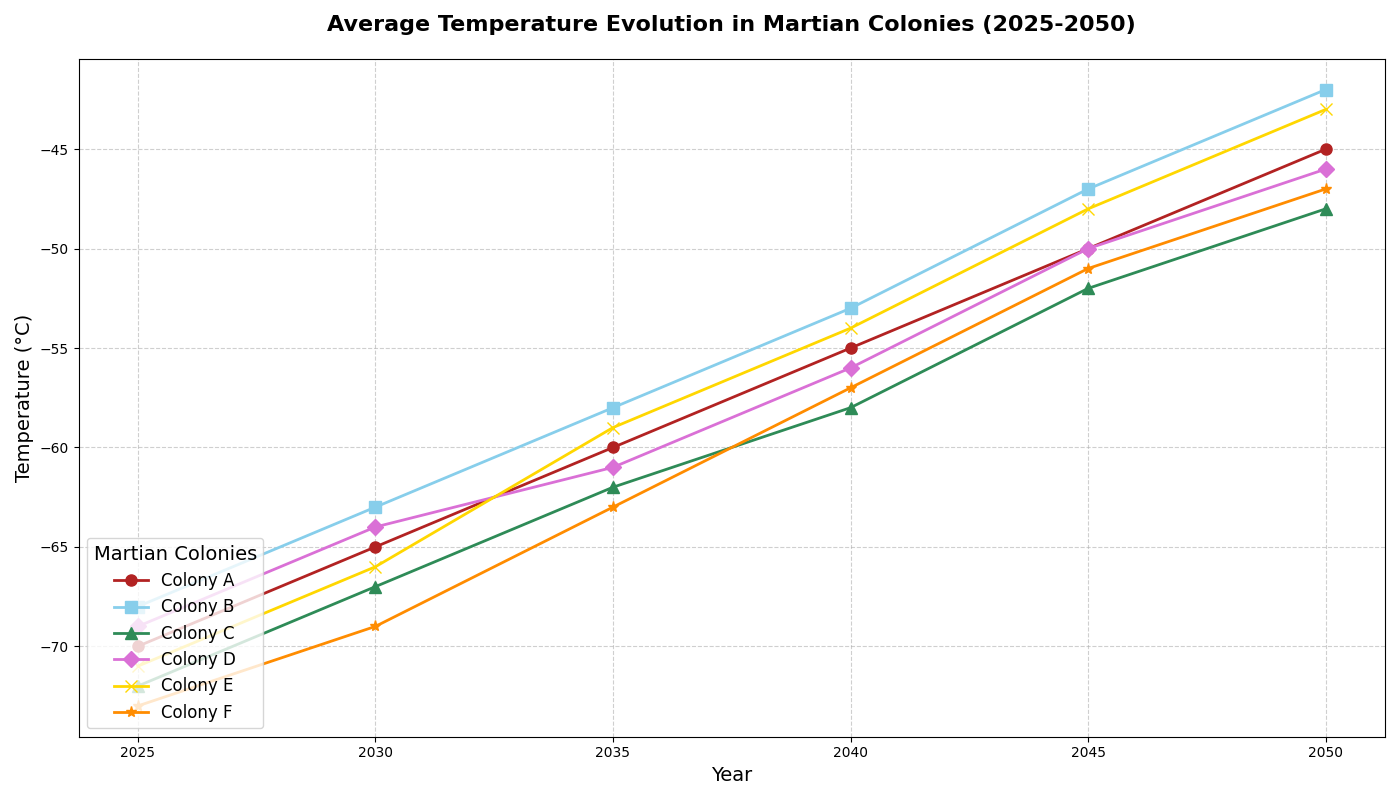

Write the Python code that produced this figure.
import matplotlib.pyplot as plt
import numpy as np

# Define years
years = np.array([2025, 2030, 2035, 2040, 2045, 2050])

# Temperatures for different Martian colonies (in degrees Celsius)
colony_A = np.array([-70, -65, -60, -55, -50, -45])
colony_B = np.array([-68, -63, -58, -53, -47, -42])
colony_C = np.array([-72, -67, -62, -58, -52, -48])
colony_D = np.array([-69, -64, -61, -56, -50, -46])

# Additional colonies data
colony_E = np.array([-71, -66, -59, -54, -48, -43])
colony_F = np.array([-73, -69, -63, -57, -51, -47])

# Setting up the plot
fig, ax = plt.subplots(figsize=(14, 8))

# Plot for Colony A
ax.plot(years, colony_A, label='Colony A', color='firebrick', marker='o', linestyle='-', linewidth=2, markersize=8)

# Plot for Colony B
ax.plot(years, colony_B, label='Colony B', color='skyblue', marker='s', linestyle='-', linewidth=2, markersize=8)

# Plot for Colony C
ax.plot(years, colony_C, label='Colony C', color='seagreen', marker='^', linestyle='-', linewidth=2, markersize=8)

# Plot for Colony D
ax.plot(years, colony_D, label='Colony D', color='orchid', marker='D', linestyle='-', linewidth=2, markersize=8)

# Plot for Colony E
ax.plot(years, colony_E, label='Colony E', color='gold', marker='x', linestyle='-', linewidth=2, markersize=8)

# Plot for Colony F
ax.plot(years, colony_F, label='Colony F', color='darkorange', marker='*', linestyle='-', linewidth=2, markersize=8)

# Title and labels
ax.set_title("Average Temperature Evolution in Martian Colonies (2025-2050)", fontsize=16, fontweight='bold', pad=20)
ax.set_xlabel("Year", fontsize=14)
ax.set_ylabel("Temperature (°C)", fontsize=14)

# Adding legend
ax.legend(title="Martian Colonies", fontsize=12, title_fontsize=14, loc='lower left')

# Adding grid
ax.grid(True, linestyle='--', alpha=0.6)

# Automatically adjust layout
plt.tight_layout()

# Show the plot
plt.show()
